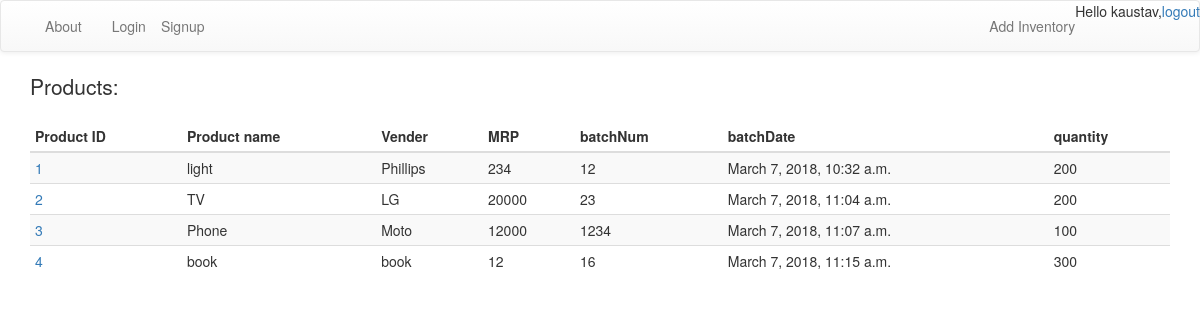
/product/ (signed in), run on the app's committed database.
### mysite/models.py (models this page shows, shortened)
class Inventory(models.Model):
    STATUS_CHOICES = (
        ('approved', 'Approved'),
        ('pending', 'Pending'),
    )
    productId = models.IntegerField(primary_key=True)
    productName = models.CharField(max_length=100)
    vendor = models.CharField(max_length=100)
    MRP = models.IntegerField(blank=False)
    batchNum = models.IntegerField(blank=False)
    batchDate = models.DateTimeField(auto_now_add=True)
    quantity = models.IntegerField(blank=False)
    status = models.CharField(max_length=10, choices=STATUS_CHOICES, default='pending')

### mysite/views.py (the view)
# urls.py: url(r'^product/$',views.InventoryListView.as_view(),name='list'),
class InventoryListView(ListView):
    template_name = 'mysite/list.html'
    context_object_name = 'product_list'
    model = Inventory
    def get_queryset(self):
        return Inventory.objects.all()

### mysite/templates/mysite/list.html (shortened to what this page needs)
{% extends "mysite/base.html" %}
{% block content %}
{% if product_list %}
<p class="lead">Products:</p>
<table class="table table-striped table-condensed">
  <thead>
    <th>Product ID</th>
    <th>Product name</th>
    <th>Vender</th>
    <th>MRP</th>
    <th>batchNum</th>
    <th>batchDate</th>
    <th>quantity</th>
  </thead>
  <tbody>
    {% for product in product_list %}
        <tr>
          <td><a href="{% url 'inventory_detail' pk=product.productId %}">{{ product.productId }}</a></td>
          <td>{{ product.productName }}</td>
          <td>{{ product.vendor }}</td>
          <td>{{ product.MRP }}</td>
          <td>{{ product.batchNum }}</td>
          <td>{{ product.batchDate }}</td>
          <td>{{ product.quantity }}</td>
        </tr>
    {% endfor %}
  </tbody>
</table>
{% else %}
    <p class="lead">No orders are available.</p>
{% endif %}
{% endblock %}

### mysite/templates/mysite/base.html (shortened to what this page needs)
<!DOCTYPE html>
<html>
  <head>
    <link rel="stylesheet" href="https://maxcdn.bootstrapcdn.com/bootstrap/3.3.7/css/bootstrap.min.css">
<link rel="stylesheet" href="https://maxcdn.bootstrapcdn.com/bootstrap/3.3.7/css/bootstrap-theme.min.css">
<nav class="navbar navbar-default techfont custom-navbar">
  <div class="container">
    <ul class="nav navbar-nav">
      <li><a href="{% url 'about'%}">About</a></li>
      <li> <a class='nav navbar-right' href="{% url 'login' %}">Login</a> </li>
      <li> <a class='nav navbar-right' href="{% url 'signup' %}">Signup</a> </li>
    </ul>
      {% if user.is_authenticated %}
      <ul class="nav navbar-nav navbar-right">
        <li> <a class='nav navbar-right' href="{% url 'add_Inventory' %}">Add Inventory</a> </li>
        Hello {{ user.username }}, <a class='nav navbar-right' href="{% url 'logout' %}">logout</a>
      </ul>
      {% endif %}
  </div>
  </nav>
  <div class="content container">
                {% block content %}
                {% endblock %}
    </div>
  </head>
  <body>
  </body>
</html>

### data on the page
Inventory: productId "1", productName "light", vendor "Phillips", MRP "234", batchNum "12", batchDate "March 7, 2018, 10:32 a.m.", quantity "200"
Inventory: productId "2", productName "TV", vendor "LG", MRP "20000", batchNum "23", batchDate "March 7, 2018, 11:04 a.m.", quantity "200"
Inventory: productId "3", productName "Phone", vendor "Moto", MRP "12000", batchNum "1234", batchDate "March 7, 2018, 11:07 a.m.", quantity "100"
Inventory: productId "4", productName "book", vendor "book", MRP "12", batchNum "16", batchDate "March 7, 2018, 11:15 a.m.", quantity "300"

### other printed values
{{ user.username }} "kaustav"
